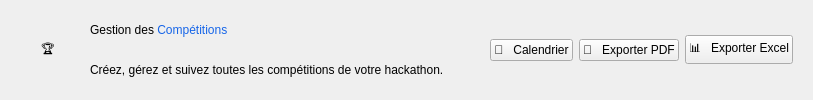
                       <widget class="QFrame" name="cardHeader">
                        <property name="card" stdset="0">
                         <bool>true</bool>
                        </property>
                        <layout class="QHBoxLayout" name="headerLayout">
                         <property name="leftMargin">
                          <number>12</number>
                         </property>
                         <property name="topMargin">
                          <number>12</number>
                         </property>
                         <property name="rightMargin">
                          <number>20</number>
                         </property>
                         <property name="bottomMargin">
                          <number>12</number>
                         </property>
                         <item>
                          <widget class="QLabel" name="headerIcon">
                           <property name="minimumSize">
                            <size>
                             <width>72</width>
                             <height>72</height>
                            </size>
                           </property>
                           <property name="maximumSize">
                            <size>
                             <width>72</width>
                             <height>72</height>
                            </size>
                           </property>
                           <property name="text">
                            <string>🏆</string>
                           </property>
                           <property name="alignment">
                            <set>Qt::AlignCenter</set>
                           </property>
                          </widget>
                         </item>
                         <item>
                          <layout class="QVBoxLayout" name="headerTextLayout">
                           <property name="spacing">
                            <number>2</number>
                           </property>
                           <item>
                            <widget class="QLabel" name="lblTitle">
                             <property name="text">
                              <string>Gestion des &lt;span style="color:#1665E8"&gt;Compétitions&lt;/span&gt;</string>
                             </property>
                             <property name="textFormat">
                              <enum>Qt::RichText</enum>
                             </property>
                            </widget>
                           </item>
                           <item>
                            <widget class="QLabel" name="lblSub">
                             <property name="text">
                              <string>Créez, gérez et suivez toutes les compétitions de votre hackathon.</string>
                             </property>
                            </widget>
                           </item>
                          </layout>
                         </item>
                         <item>
                          <spacer name="headerSpacer">
                           <property name="orientation">
                            <enum>Qt::Horizontal</enum>
                           </property>
                           <property name="sizeHint" stdset="0">
                            <size>
                             <width>40</width>
                             <height>20</height>
                            </size>
                           </property>
                          </spacer>
                         </item>
                         <item>
                          <widget class="QPushButton" name="btnCalendar">
                           <property name="cursor">
                            <cursorShape>PointingHandCursor</cursorShape>
                           </property>
                           <property name="toolTip">
                            <string>Calendrier des événements : toutes les compétitions, mois par mois</string>
                           </property>
                           <property name="kind" stdset="0">
                            <string notr="true">outline</string>
                           </property>
                           <property name="text">
                            <string>📅   Calendrier</string>
                           </property>
                          </widget>
                         </item>
                         <item>
                          <widget class="QPushButton" name="btnExportPdf">
                           <property name="cursor">
                            <cursorShape>PointingHandCursor</cursorShape>
                           </property>
                           <property name="toolTip">
                            <string>Exporter en PDF le planning des sponsors</string>
                           </property>
                           <property name="kind" stdset="0">
                            <string notr="true">primary</string>
                           </property>
                           <property name="text">
                            <string>📄   Exporter PDF</string>
                           </property>
                          </widget>
                         </item>
                         <item>
                          <widget class="QPushButton" name="btnExportExcel">
                           <property name="cursor">
                            <cursorShape>PointingHandCursor</cursorShape>
                           </property>
                           <property name="toolTip">
                            <string>Exporter la liste des compétitions en Excel</string>
                           </property>
                           <property name="kind" stdset="0">
                            <string notr="true">outline</string>
                           </property>
                           <property name="text">
                            <string>📊   Exporter Excel</string>
                           </property>
                          </widget>
                         </item>
                        </layout>
                       </widget>
